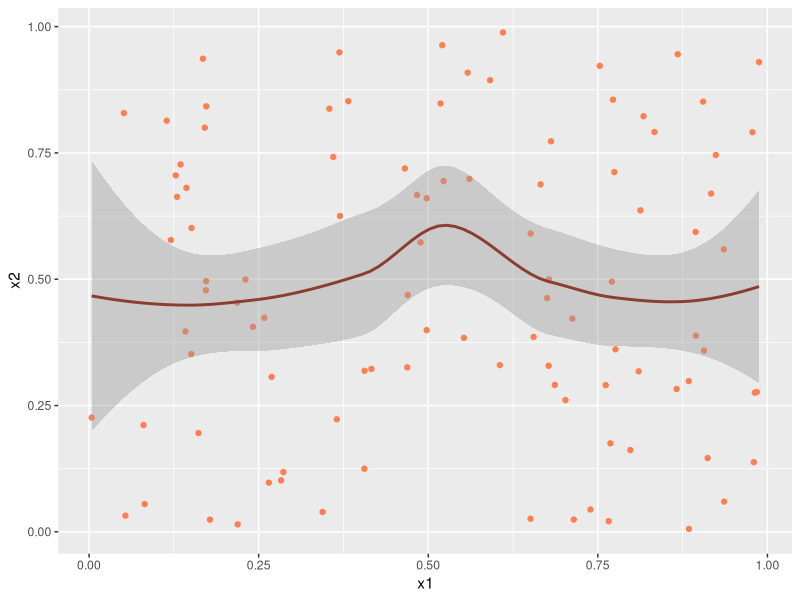
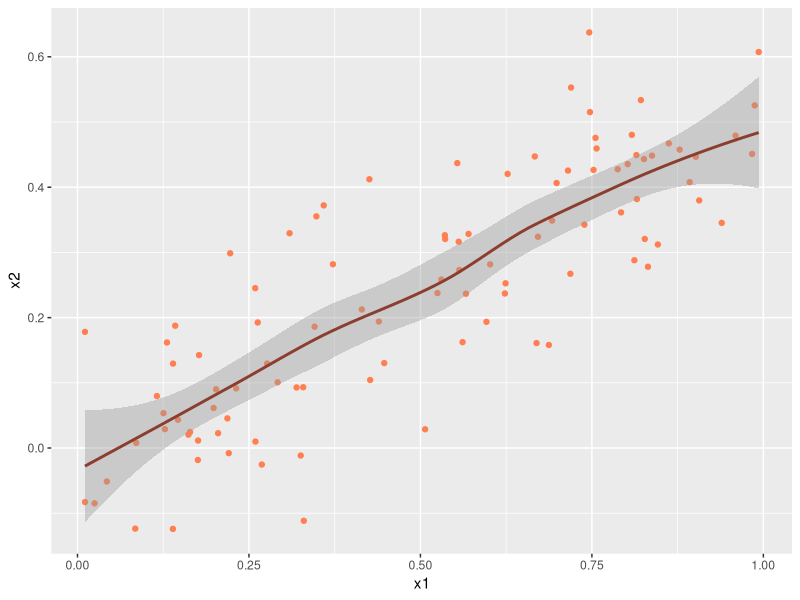

R code for these plots, in order:
# -------------------------------------------------------------------------------------------
# 15. Generacion de modelos.
# -------------------------------------------------------------------------------------------

# setup de librerias
library(ggplot2)

# cargamos los datos
# -

# funciones a utilizar

cuadrados_minimos <- function(X, y) {
  estimador <- solve(t(X) %*% X) %*% t(X) %*% y
  return(estimador)
}

# -------------------------------------------------------------------------------------------
# a) Generar el siguiente modelo:

# Crear dos vectores de datos de tamaño 100 x1 y x2 a partir de una distribución uniforme en
# el intervalo (0, 1).
x1 <- runif(100)
x2 <- runif(100)

# Crear el vector y = 2 + 2∗x1 + 0.3∗x2 + e, con e que contenga 100 observaciones provenientes
# de una distribución N (0, 1).
y <- 2 + 2*x1 + 0.3*x2 + rnorm(100)

# ¿Cuales son los coeficientes de regresión?
# Los coeficientes de regresion son, justamente, {2, 2, 0.3}.

# Estimar la correlación entre x1 y x2.
# Teoricamente no deberia haber...
e_x1 <- mean(x1)
e_x2 <- mean(x2)
e_x1x2 <- mean(x1*x2)
cov_x1x2 <- e_x1x2 - e_x1*e_x2
coef_correlacion <- cov_x1x2/((sd(x1))*(sd(x2)))
coef_correlacion # estimacion del coeficiente de correlacion

# Correlacion utilizando la funcion de R
cor(x1, x2)


# Realizar un scatterplot en el que pueda observarse la relación entre x1 y x2 .
df <- data.frame("x1" = x1, "x2" = x2, "y" = y)

g <- ggplot(data = df, aes(x=x1, y=x2)) +
  geom_point(col= "coral") +
  geom_smooth(col="coral4", formula = y~x, method = loess)
plot(g)

# Utilizando los datos generados, ajustar a un modelo lineal para predecir y en función de
# x1 y x2, utilizando el método de cuadrados minimos, y comparar los valores exactos de β
# con sus valores estimados.

X <- cbind(rep(1,100), x1, x2)
est_lineal <- cuadrados_minimos(X, y)
modelo_lineal <- function(x1, x2) est_lineal[1] + est_lineal[2]*x1 + est_lineal[3]*x2

est_lineal

# -------------------------------------------------------------------------------------------
# b) Repetir el inciso a) pero con el siguiente modelo:

# Crear dos vectores de datos de tamaño 100 x1 a partir de una distribución uniforme en el
# intervalo (0, 1), y x2 = 0.5 ∗ x1 + rnorm(100)/10.
x1 <- runif(100)
x2 <- 0.5*x1 + rnorm(100)/10

# Crear el vector y = 2 + 2∗x1 + 0.3∗x2 + rnorm(100).
y <- 2 + 2*x1 + 0.3*x2 + rnorm(100)

# Comparar los resultados obtenidos con los del item a):

# ¿Cuales son los coeficientes de regresión?
# Los coeficientes de regresion son, nuevamente, {2, 2, 0.3}.

# Estimar la correlación entre x1 y x2:
# Estimamos la esperanza utilizando el promedio, por lo que, utilizando la sig. formula:
# cov(x,y) = E[xy] - E[x]E[y] calculamos la cov entre x1 y x2:

e_x1 <- mean(x1)
e_x2 <- mean(x2)
e_x1x2 <- mean(x1*x2)
cov_x1x2 <- e_x1x2 - e_x1*e_x2
coef_correlacion <- cov_x1x2/((sd(x1))*(sd(x2)))

coef_correlacion # estimacion del coeficiente de correlacion

# Correlacion utilizando la funcion de R
cor(x1, x2)

# Realizar un scatterplot en el que pueda observarse la relación entre x1 y x2 .
df <- data.frame("x1" = x1, "x2" = x2, "y" = y)

g <- ggplot(data = df, aes(x=x1, y=x2)) +
  geom_point(col= "coral") +
  geom_smooth(col="coral4", formula = y~x, method = loess)
plot(g)

# Utilizando los datos generados, ajustar a un modelo lineal para predecir y en función de
# x1 y x2, utilizando el método de cuadrados minimos, y comparar los valores exactos de β
# con sus valores estimados.

X <- cbind(rep(1,100), x1, x2)
est_lineal <- cuadrados_minimos(X, y)
modelo_lineal <- function(x1, x2) est_lineal[1] + est_lineal[2]*x1 + est_lineal[3]*x2

est_lineal
